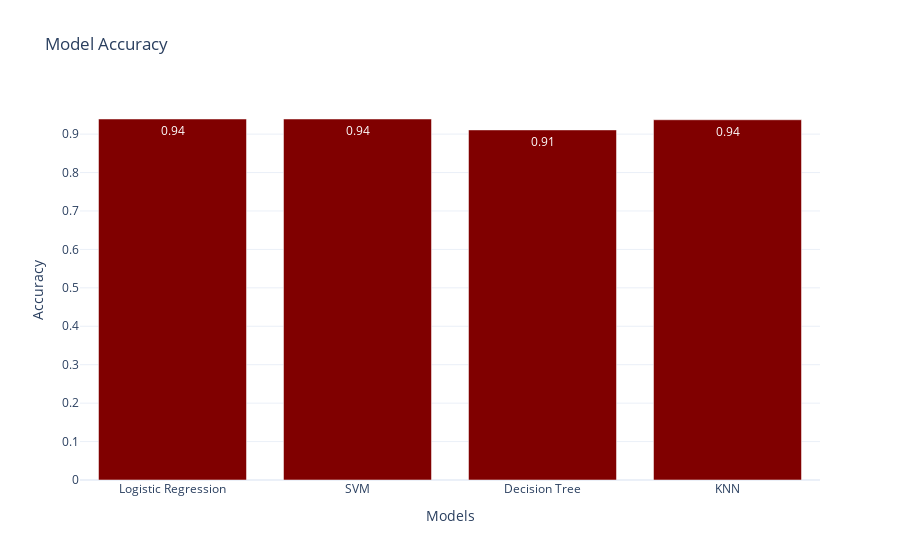

Here is the notebook cell this chart was saved with:
### Markdown cell above
## Model Comparison

### Code cell
import plotly.graph_objects as go
from sklearn.metrics import accuracy_score
models = ['Logistic Regression', 'SVM', 'Decision Tree', 'KNN']
accuracy = [accuracy_score(y_test, lr_pred), accuracy_score(y_test, sv_pred), accuracy_score(y_test, dt_pred), accuracy_score(y_test, knn_pred)]

fig = go.Figure(data=[go.Bar(x=models, y=accuracy, text=[round(a, 2) for a in accuracy], textposition='auto', marker_color='maroon')])
fig.update_layout(title='Model Accuracy',
                  xaxis_title='Models',
                  yaxis_title='Accuracy',
                  template='plotly_white')
fig.show()

### Figure 1 — Plotly figure (JSON) as saved in the notebook; plotly's stock layout.template omitted (floating-point values rounded to 4 significant figures)
{"data": [{"marker": {"color": "maroon"}, "text": ["0.94", "0.94", "0.91", "0.94"], "textposition": "auto", "x": ["Logistic Regression", "SVM", "Decision Tree", "KNN"], "y": [0.9393, 0.9393, 0.911, 0.9374], "type": "bar"}], "layout": {"title": {"text": "Model Accuracy"}, "xaxis": {"title": {"text": "Models"}}, "yaxis": {"title": {"text": "Accuracy"}}}}
